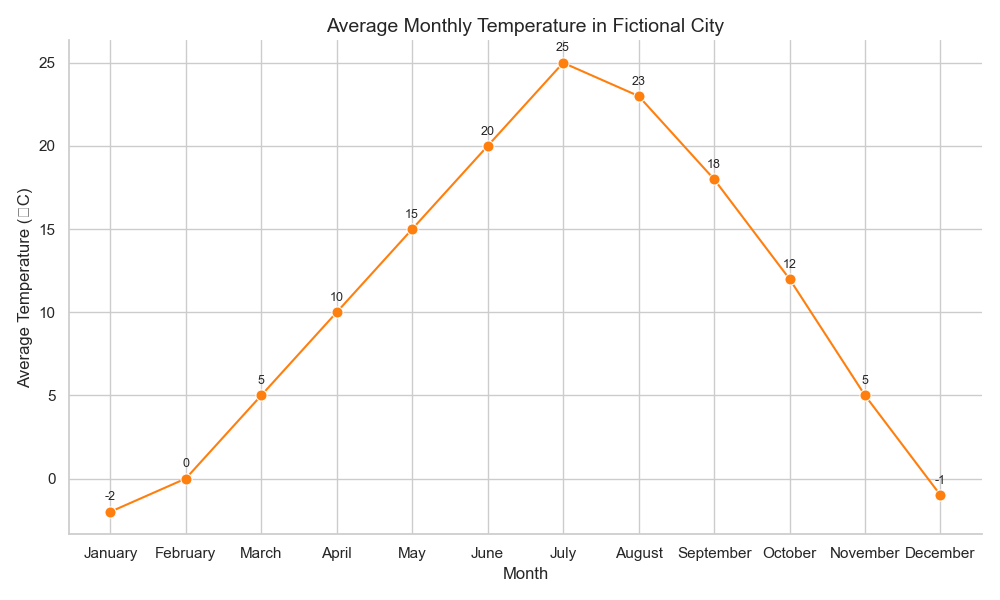

Python code for this plot:

import pandas as pd
import seaborn as sns
import matplotlib.pyplot as plt

# Data
data = {
    'Month': ['January', 'February', 'March', 'April', 'May', 'June',
              'July', 'August', 'September', 'October', 'November', 'December'],
    'Average_Temperature_C': [-2, 0, 5, 10, 15, 20, 25, 23, 18, 12, 5, -1]
}
df = pd.DataFrame(data)

# Convert 'Month' to categorical type having an order because Seaborn sorts data by default
df['Month'] = pd.Categorical(df['Month'], categories=data['Month'], ordered=True)

# Plotting
plt.figure(figsize=(10, 6))
temperature_plot = sns.lineplot(x='Month', y='Average_Temperature_C', data=df,
                                marker='o', color='#ff7f0e', markersize=8)

# Annotations
for i in range(df.shape[0]):
    plt.text(df.Month[i], df.Average_Temperature_C[i] + 0.5, df.Average_Temperature_C[i],
             ha='center', va='bottom', fontsize=9)

# Customizations
temperature_plot.set_title("Average Monthly Temperature in Fictional City", fontsize=14)
temperature_plot.set_xlabel("Month", fontsize=12)
temperature_plot.set_ylabel("Average Temperature (°C)", fontsize=12)
sns.despine()

# Show plot
plt.tight_layout()
plt.show()
